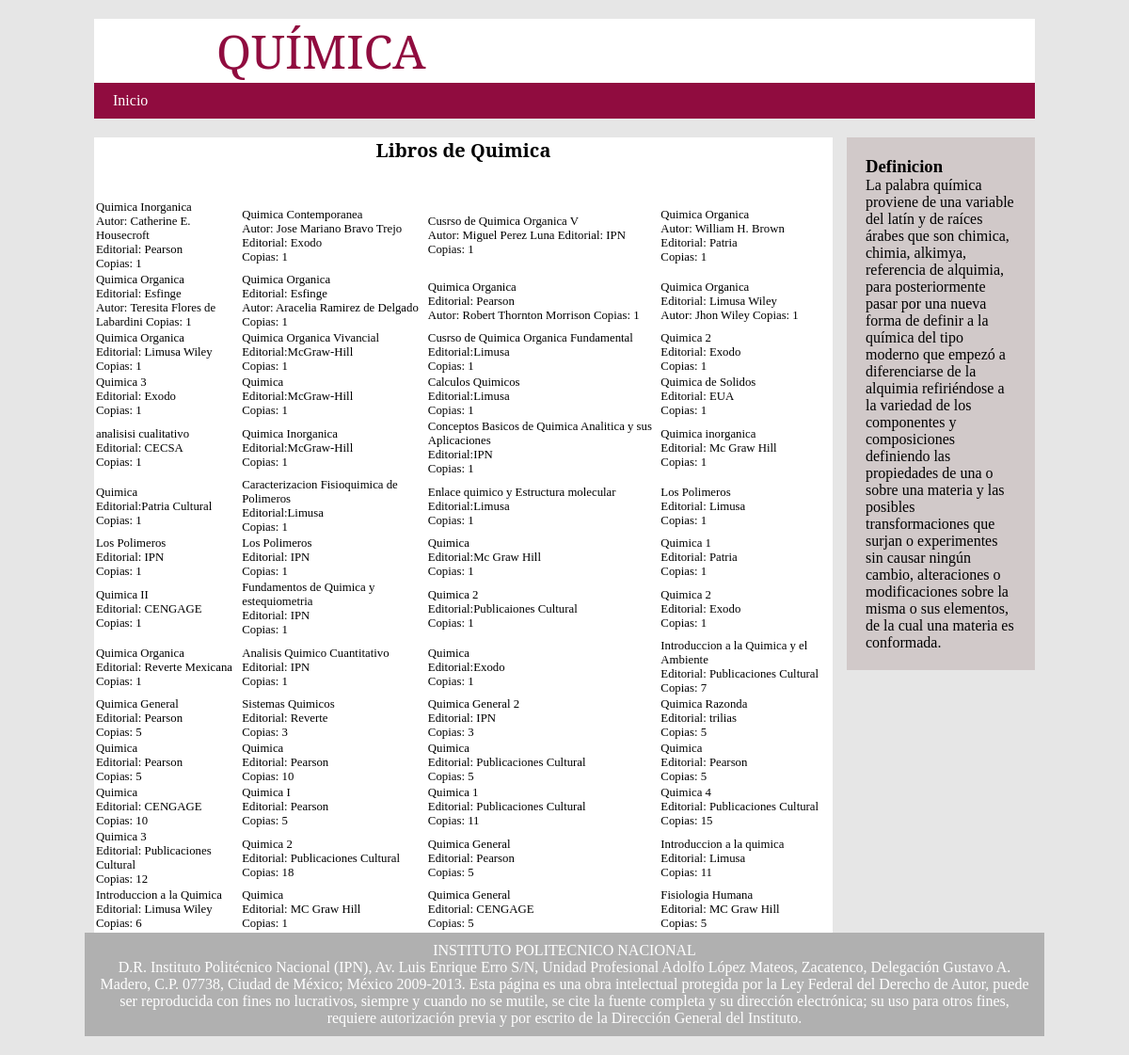
The app's page /PHP/quimica.php with its own data.
### tables this page shows
CREATE TABLE IF NOT EXISTS `quimica` (
  `id` bigint(20) NOT NULL,
  `fila1` varchar(500) DEFAULT NULL,
  `fila2` varchar(500) DEFAULT NULL,
  `fila3` varchar(500) DEFAULT NULL,
  `fila4` varchar(500) DEFAULT NULL,
  PRIMARY KEY (`id`)
);

### PHP/quimica.php (the view, shortened to what this page needs)
<!DOCTYPE html>
<html>
<head>
		<link rel="stylesheet" type="text/css" href="../css/estilo.css">
</head>
<body>
	<header>
<div class="title">&nbsp;&nbsp;&nbsp;&nbsp;&nbsp;&nbsp;&nbsp;&nbsp;&nbsp; QUÍMICA</div>
	<nav>
		<ul>
		<li><A HREF="../Index/index.php" >Inicio</a></li>
	</nav>
	</header>
	<section class="main">
		<section class="articles">
			<h2>Libros de Quimica</h2><br><br>
			<p>
			<?php
          $idCone = conexion();
echo "<Table HEIGHT=100% WIDTH=100% ALIGN='CENTER'><TR>";
          $SQL="SELECT Q.fila1,Q.fila2,Q.fila3,Q.fila4
from Quimica as Q;";
          $Registro = mysqli_query($idCone,$SQL);
          while($Fila = mysqli_fetch_array($Registro))
           {
                  echo "<tr>"."<Td>" .$Fila['fila1']. "</a>"."</td>";
                  echo "<Td>" .$Fila['fila2']. "</a>"."</td>";
                  echo "<Td>" .$Fila['fila3']. "</a>"."</td>";
                  echo "<Td>" .$Fila['fila4']. "</a>"."</td>";
            }
           echo "</Table>";
           ?>
		</section>
		<aside>
			<h3>Definicion<br></h3>
				 <p>La palabra química proviene de una variable del latín y de raíces árabes que son chimica, chimia, alkimya, referencia de alquimia, para posteriormente pasar por una nueva forma de definir a la química del tipo moderno que empezó a diferenciarse de la alquimia refiriéndose a la variedad de los componentes y composiciones definiendo las propiedades de una o sobre una materia y las posibles transformaciones que surjan o experimentes sin causar ningún cambio, alteraciones o modificaciones sobre la misma o sus elementos, de la cual una materia es conformada.</p>
		</aside>
	</section>
                   <br><br>
	<footer>
		<p> INSTITUTO POLITECNICO NACIONAL<br>
			D.R. Instituto Politécnico Nacional (IPN), Av. Luis Enrique Erro S/N, Unidad Profesional Adolfo López Mateos, Zacatenco, Delegación Gustavo A. Madero, C.P. 07738, Ciudad de México; México 2009-2013.
Esta página es una obra intelectual protegida por la Ley Federal del Derecho de Autor, puede ser reproducida con fines no lucrativos, siempre y cuando no se mutile, se cite la fuente completa y su dirección electrónica; su uso para otros fines, requiere autorización previa y por escrito de la Dirección General del Instituto.</p>
	</footer>
</body>
</html>

### CSS/estilo.css (style rules this page uses)
* { margin: 0; padding: 0; }
body { background: #e6e6e6; }
header,.main,footer { background: #fff; width: 90%; max-width: 1000px; margin:20px auto; }
header nav { text-aling: center; background: #900C3F; overflow: hidden; clear: both; font-family: "Serif"; }
header nav ul { list-style: none; }
header nav ul li { float: left; }
header nav ul li a { padding: 10px 20px; display: block; color: #fff; text-decoration: none; font-family: Serif; }
.main .articles { width: 78.5%; margin-right: 1.5%; float: left; background: #fff; }
aside { width: 20%; background:#D1C9C9; float: left; padding: 20px; box-sizing: border-box; }
footer { background:#B0B0B0; color: #FFFFFF; clear: both; padding: 10px 10px; text-align: center; font-family: Serif; }
.main .articles table { background-color: #fff; }
.main .articles h2 { font-size: 20px; text-align: center; font-family: "Serif"; }
.main .articles table td { padding: 0px; margin: 0px; font-size:0.8em; font-family: Serif; -webkit-transition: all .15s ease; }
div.title { display: line; padding: 0; margin:0; font-size: 50px; text-align: left; color:#900C3F; font-family: "Serif"; }

### records on screen
quimica: fila1 "Quimica Inorganica Autor: Catherine E. Housecroft Editorial: Pearson Copias: 1", fila2 "Quimica Contemporanea Autor: Jose Mariano Bravo Trejo Editorial: Exodo Copias: 1", fila3 "Cusrso de Quimica Organica V Autor: Miguel Perez Luna Editorial: IPN Copias: 1", fila4 "Quimica Organica Autor: William H. Brown Editorial: Patria Copias: 1"
quimica: fila1 "Quimica Organica Editorial: Esfinge Autor: Teresita Flores de Labardini Copias: 1", fila2 "Quimica Organica Editorial: Esfinge Autor: Aracelia Ramirez de Delgado Copias: 1", fila3 "Quimica Organica Editorial: Pearson Autor: Robert Thornton Morrison Copias: 1", fila4 "Quimica Organica Editorial: Limusa Wiley Autor: Jhon Wiley Copias: 1"
quimica: fila1 "Quimica Organica Editorial: Limusa Wiley Copias: 1", fila2 "Quimica Organica Vivancial Editorial:McGraw-Hill Copias: 1", fila3 "Cusrso de Quimica Organica Fundamental Editorial:Limusa Copias: 1", fila4 "Quimica 2 Editorial: Exodo Copias: 1"
quimica: fila1 "Quimica 3 Editorial: Exodo Copias: 1", fila2 "Quimica Editorial:McGraw-Hill Copias: 1", fila3 "Calculos Quimicos Editorial:Limusa Copias: 1", fila4 "Quimica de Solidos Editorial: EUA Copias: 1"
quimica: fila1 "analisisi cualitativo Editorial: CECSA Copias: 1", fila2 "Quimica Inorganica Editorial:McGraw-Hill Copias: 1", fila3 "Conceptos Basicos de Quimica Analitica y sus Aplicaciones Editorial:IPN Copias: 1", fila4 "Quimica inorganica Editorial: Mc Graw Hill Copias: 1"
quimica: fila1 "Quimica Editorial:Patria Cultural Copias: 1", fila2 "Caracterizacion Fisioquimica de Polimeros Editorial:Limusa Copias: 1", fila3 "Enlace quimico y Estructura molecular Editorial:Limusa Copias: 1", fila4 "Los Polimeros Editorial: Limusa Copias: 1"
quimica: fila1 "Los Polimeros Editorial: IPN Copias: 1", fila2 "Los Polimeros Editorial: IPN Copias: 1", fila3 "Quimica Editorial:Mc Graw Hill Copias: 1", fila4 "Quimica 1 Editorial: Patria Copias: 1"
quimica: fila1 "Quimica II Editorial: CENGAGE Copias: 1", fila2 "Fundamentos de Quimica y estequiometria Editorial: IPN Copias: 1", fila3 "Quimica 2 Editorial:Publicaiones Cultural Copias: 1", fila4 "Quimica 2 Editorial: Exodo Copias: 1"
quimica: fila1 "Quimica Organica Editorial: Reverte Mexicana Copias: 1", fila2 "Analisis Quimico Cuantitativo Editorial: IPN Copias: 1", fila3 "Quimica Editorial:Exodo Copias: 1", fila4 "Introduccion a la Quimica y el Ambiente Editorial: Publicaciones Cultural Copias: 7"
quimica: fila1 "Quimica General Editorial: Pearson Copias: 5", fila2 "Sistemas Quimicos Editorial: Reverte Copias: 3", fila3 "Quimica General 2 Editorial: IPN Copias: 3", fila4 "Quimica Razonda Editorial: trilias Copias: 5"
quimica: fila1 "Quimica Editorial: Pearson Copias: 5", fila2 "Quimica Editorial: Pearson Copias: 10", fila3 "Quimica Editorial: Publicaciones Cultural Copias: 5", fila4 "Quimica Editorial: Pearson Copias: 5"
quimica: fila1 "Quimica Editorial: CENGAGE Copias: 10", fila2 "Quimica I Editorial: Pearson Copias: 5", fila3 "Quimica 1 Editorial: Publicaciones Cultural Copias: 11", fila4 "Quimica 4 Editorial: Publicaciones Cultural Copias: 15"
quimica: fila1 "Quimica 3 Editorial: Publicaciones Cultural Copias: 12", fila2 "Quimica 2 Editorial: Publicaciones Cultural Copias: 18", fila3 "Quimica General Editorial: Pearson Copias: 5", fila4 "Introduccion a la quimica Editorial: Limusa Copias: 11"
quimica: fila1 "Introduccion a la Quimica Editorial: Limusa Wiley Copias: 6", fila2 "Quimica Editorial: MC Graw Hill Copias: 1", fila3 "Quimica General Editorial: CENGAGE Copias: 5", fila4 "Fisiologia Humana Editorial: MC Graw Hill Copias: 5"
